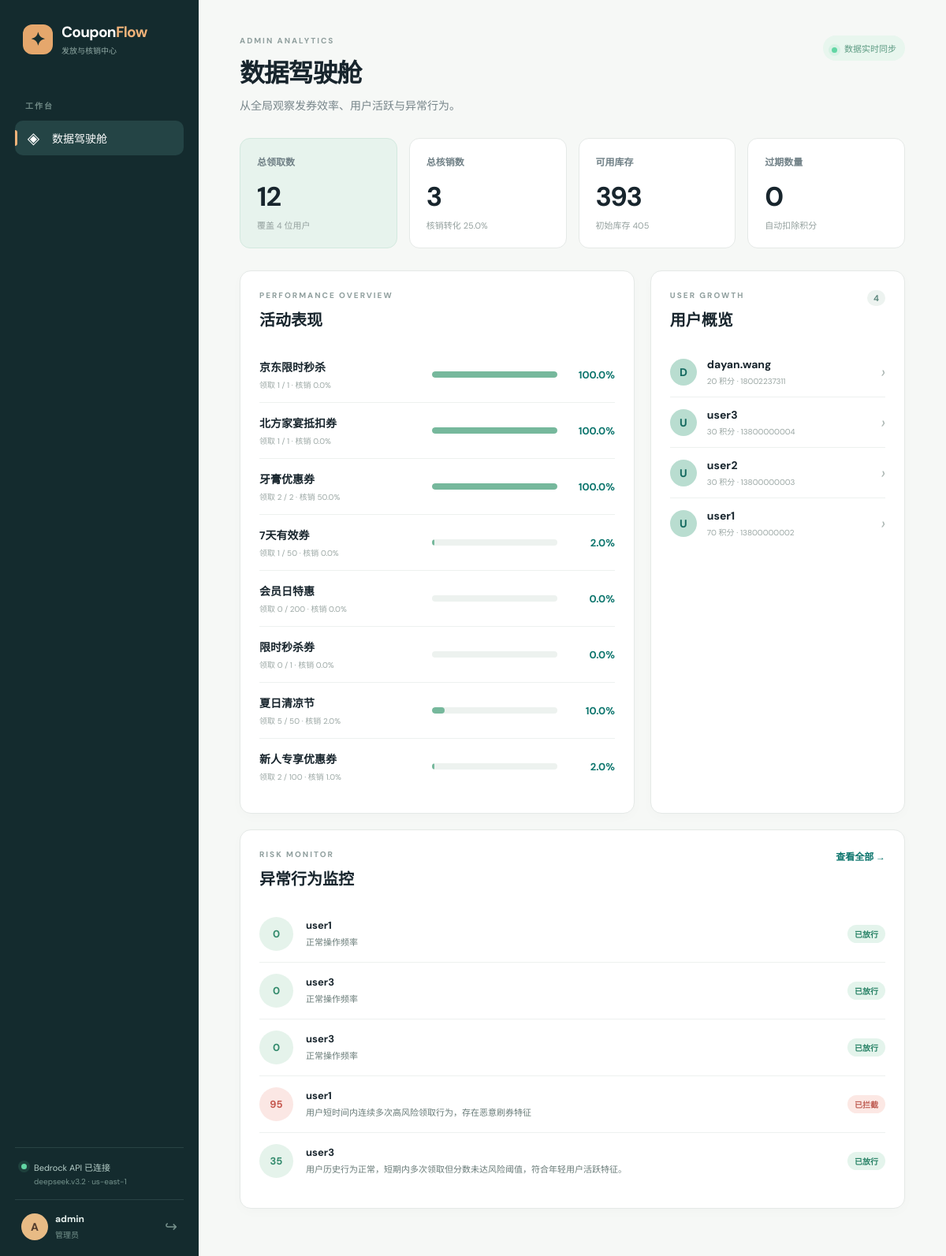
The app's page /admin/dashboard (signed in) with its own data.
### app/models.py (models this page shows, shortened)
class User(UserMixin, db.Model):
    __tablename__ = 'users'
    id = db.Column(db.Integer, primary_key=True)
    username = db.Column(db.String(80), unique=True, nullable=False, index=True)
    password_hash = db.Column(db.String(256), nullable=False)
    role = db.Column(db.String(20), nullable=False, default='user')  # operator, user, verifier, admin
    phone = db.Column(db.String(20), default='')
    age = db.Column(db.Integer, nullable=True)
    gender = db.Column(db.String(10), default='')
    hobbies = db.Column(db.String(200), default='')
    occupation = db.Column(db.String(100), default='')
    points = db.Column(db.Integer, default=0)
    last_login = db.Column(db.DateTime, default=datetime.now)
    created_at = db.Column(db.DateTime, default=datetime.now)
    coupons = db.relationship('Coupon', backref='owner', lazy='dynamic',
                              foreign_keys='Coupon.user_id')
    @property
    def password(self):
        raise AttributeError('password is not readable')

class Campaign(db.Model):
    __tablename__ = 'campaigns'
    id = db.Column(db.Integer, primary_key=True)
    name = db.Column(db.String(200), nullable=False)
    amount = db.Column(db.Float, nullable=False, default=0.0)
    stock = db.Column(db.Integer, nullable=False, default=0)
    initial_stock = db.Column(db.Integer, nullable=False, default=0)
    start_date = db.Column(db.DateTime, nullable=False)
    end_date = db.Column(db.DateTime, nullable=False)
    per_user_limit = db.Column(db.Integer, nullable=False, default=1)
    description = db.Column(db.Text, default='')
    status = db.Column(db.String(20), nullable=False, default='draft')  # draft, active, expired, cancelled
    is_scheduled = db.Column(db.Boolean, default=False)
    scheduled_time = db.Column(db.DateTime, nullable=True)
    coupon_validity_days = db.Column(db.Integer, nullable=True)  # days coupon is valid after claim; NULL = use campaign end_date
    created_by = db.Column(db.Integer, db.ForeignKey('users.id'), nullable=False)
    created_at = db.Column(db.DateTime, default=datetime.now)
    creator = db.relationship('User', backref='campaigns_created', foreign_keys=[created_by])
    coupons = db.relationship('Coupon', backref='campaign', lazy='dynamic')
    @property
    def claim_rate(self):
        if self.initial_stock == 0:
            return 0.0
        claimed = self.initial_stock - self.stock
        return round(claimed / self.initial_stock * 100, 1)
    @property
    def verify_rate(self):
        if self.initial_stock == 0:
            return 0.0
        verified = self.coupons.filter_by(status='verified').count()
        return round(verified / self.initial_stock * 100, 1)

class RiskLog(db.Model):
    __tablename__ = 'risk_logs'
    id = db.Column(db.Integer, primary_key=True)
    user_id = db.Column(db.Integer, db.ForeignKey('users.id'), nullable=False)
    action = db.Column(db.String(50), nullable=False)
    risk_score = db.Column(db.Float, default=0.0)
    decision = db.Column(db.String(20), nullable=False, default='allow')  # allow, block, review
    reason = db.Column(db.Text, default='')
    created_at = db.Column(db.DateTime, default=datetime.now)
    user = db.relationship('User', backref='risk_logs', foreign_keys=[user_id])

### app/admin_bp.py (the view)
@admin_bp.route('/dashboard')
def dashboard():
    campaigns = Campaign.query.order_by(Campaign.created_at.desc()).all()
    users = User.query.filter_by(role='user').order_by(User.created_at.desc()).all()
    risk_logs = RiskLog.query.order_by(RiskLog.created_at.desc()).limit(12).all()
    total_claimed = Coupon.query.count()
    total_verified = Coupon.query.filter_by(status='verified').count()
    total_expired = Coupon.query.filter_by(status='expired').count()
    total_stock = sum(c.stock for c in campaigns)
    initial_stock = sum(c.initial_stock for c in campaigns)
    return render_template(
        'admin/dashboard.html',
        campaigns=campaigns,
        users=users,
        risk_logs=risk_logs,
        total_claimed=total_claimed,
        total_verified=total_verified,
        total_expired=total_expired,
        total_stock=total_stock,
        initial_stock=initial_stock,
    )

### app/__init__.py (called while the page is built)
@login_manager.user_loader
def load_user(user_id):
    from app.models import User
    return User.query.get(int(user_id))

### app/admin_bp.py (called while the page is built)
@admin_bp.before_request
@login_required
@admin_required
def before_request():
    pass

### app/ai_service.py (called while the page is built, shortened)
    @property
    def status(self) -> dict:
        if self.api_key:
            return {
                'mode': 'bedrock_api',
                'label': 'Bedrock API',
                'connected': True,
                'model': self.model_id,
                'region': self.region,
            }

### templates/admin/dashboard.html
{% extends 'base.html' %}{% block title %}数据驾驶舱 · CouponFlow{% endblock %}{% block content %}<header class="page-top"><div><p class="kicker">ADMIN ANALYTICS</p><h1>数据驾驶舱</h1><p>从全局观察发券效率、用户活跃与异常行为。</p></div><span class="scanner-status"><i></i>数据实时同步</span></header><section class="metric-grid"><article class="metric-card accent-card"><small>总领取数</small><strong>{{ total_claimed }}</strong><em>覆盖 {{ users|length }} 位用户</em></article><article class="metric-card"><small>总核销数</small><strong>{{ total_verified }}</strong><em>核销转化 {{ '%.1f'|format(total_verified / total_claimed * 100 if total_claimed else 0) }}%</em></article><article class="metric-card"><small>可用库存</small><strong>{{ total_stock }}</strong><em>初始库存 {{ initial_stock }}</em></article><article class="metric-card"><small>过期数量</small><strong>{{ total_expired }}</strong><em>自动扣除积分</em></article></section><section class="content-grid two-thirds"><div class="panel"><div class="panel-heading"><div><p class="kicker">PERFORMANCE OVERVIEW</p><h2>活动表现</h2></div></div><div class="admin-campaigns">{% for c in campaigns %}<div class="admin-campaign"><div><strong>{{ c.name }}</strong><small>领取 {{ c.initial_stock - c.stock }} / {{ c.initial_stock }} · 核销 {{ c.verify_rate }}%</small></div><div class="admin-bar"><i style="width:{{ c.claim_rate }}%"></i></div><b>{{ c.claim_rate }}%</b></div>{% endfor %}</div></div><div class="panel"><div class="panel-heading"><div><p class="kicker">USER GROWTH</p><h2>用户概览</h2></div><span class="count-chip">{{ users|length }}</span></div><div class="user-list">{% for user in users[:6] %}<div class="user-row"><span class="avatar avatar-user">{{ user.username[:1].upper() }}</span><span><strong>{{ user.username }}</strong><small>{{ user.points }} 积分 · {{ user.phone or '未绑定手机' }}</small></span><i>›</i></div>{% endfor %}</div></div></section><section class="panel"><div class="panel-heading"><div><p class="kicker">RISK MONITOR</p><h2>异常行为监控</h2></div><a class="text-link" href="{{ url_for('operator.risk_logs') }}">查看全部 →</a></div><div class="risk-list compact">{% for log in risk_logs[:5] %}<div class="risk-row"><div class="risk-score score-{{ log.decision }}"><strong>{{ '%.0f'|format(log.risk_score * 100) }}</strong></div><div class="risk-main"><strong>{{ log.user.username }}</strong><p>{{ log.reason }}</p></div><span class="status status-{{ log.decision }}">{{ {'allow':'已放行','block':'已拦截','review':'待审核'}[log.decision] }}</span></div>{% else %}<p class="muted">暂无风控记录，系统运行平稳。</p>{% endfor %}</div></section>{% endblock %}

### templates/base.html (shortened to what this page needs)
<!doctype html>
<html lang="zh-CN">
<head>
  <link rel="stylesheet" href="{{ url_for('static', filename='css/style.css') }}">
</head>
<body>
  <div class="app-shell">
    <aside class="sidebar">
      <a class="brand" href="{{ url_for('auth.index') }}">
        <span class="brand-mark">✦</span>
        <span><strong>Coupon<span>Flow</span></strong><small>发放与核销中心</small></span>
      </a>
      {% if current_user.is_authenticated %}
      <div class="side-label">工作台</div>
      <nav class="side-nav">
        {% if current_user.role == 'operator' %}
          <a href="{{ url_for('operator.dashboard') }}" class="{% if request.endpoint == 'operator.dashboard' %}active{% endif %}"><span>▦</span>活动总览</a>
          <a href="{{ url_for('operator.risk_logs') }}" class="{% if request.endpoint == 'operator.risk_logs' %}active{% endif %}"><span>⌁</span>风控审核{% if pending_risks is defined and pending_risks %}<b class="nav-badge">{{ pending_risks }}</b>{% endif %}</a>
          <a href="{{ url_for('operator.notifications') }}" class="{% if request.endpoint == 'operator.notifications' %}active{% endif %}"><span>◌</span>广播通知</a>
        {% elif current_user.role == 'verifier' %}
          <a href="{{ url_for('verifier.dashboard') }}" class="{% if request.endpoint == 'verifier.dashboard' %}active{% endif %}"><span>⌕</span>现场核销</a>
          <a href="{{ url_for('verifier.history') }}" class="{% if request.endpoint == 'verifier.history' %}active{% endif %}"><span>◷</span>核销记录</a>
        {% elif current_user.role == 'admin' %}
          <a href="{{ url_for('admin_bp.dashboard') }}" class="{% if request.endpoint == 'admin_bp.dashboard' %}active{% endif %}"><span>◈</span>数据驾驶舱</a>
        {% endif %}
      </nav>
      <div class="sidebar-bottom">
        <div class="local-status"><i class="status-dot {{ 'connected' if ai_status.connected else 'fallback' }}"></i><span>{% if ai_status.connected %}{{ ai_status.label }} 已连接<small>{{ ai_status.model }} · {{ ai_status.region }}</small>{% else %}本地服务运行中<small>AI 规则降级已启用</small>{% endif %}</span></div>
        <div class="profile-mini"><span class="avatar">{{ current_user.username[:1].upper() }}</span><span><strong>{{ current_user.username }}</strong><small>{{ {'operator':'运营人员','user':'普通用户','verifier':'核销人员','admin':'管理员'}[current_user.role] }}</small></span><a href="{{ url_for('auth.logout') }}" title="退出登录">↪</a></div>
      </div>
      {% endif %}
    </aside>
    <main class="main-content">
      {% block content %}{% endblock %}
    </main>
  </div>
</body>
</html>

### records on screen
User: username "A", username "admin", role "管理员"
Campaign: name "京东限时秒杀", c.initial_stock-c.stock "1", initial_stock "1", verify_rate "0.0", claim_rate "100.0"
Campaign: name "北方家宴抵扣券", c.initial_stock-c.stock "1", initial_stock "1", verify_rate "0.0", claim_rate "100.0"
Campaign: name "牙膏优惠券", c.initial_stock-c.stock "2", initial_stock "2", verify_rate "50.0", claim_rate "100.0"
Campaign: name "7天有效券", c.initial_stock-c.stock "1", initial_stock "50", verify_rate "0.0", claim_rate "2.0"
Campaign: name "会员日特惠", c.initial_stock-c.stock "0", initial_stock "200", verify_rate "0.0", claim_rate "0.0"
Campaign: name "限时秒杀券", c.initial_stock-c.stock "0", initial_stock "1", verify_rate "0.0", claim_rate "0.0"
Campaign: name "夏日清凉节", c.initial_stock-c.stock "5", initial_stock "50", verify_rate "2.0", claim_rate "10.0"
Campaign: name "新人专享优惠券", c.initial_stock-c.stock "2", initial_stock "100", verify_rate "1.0", claim_rate "2.0"
User: username "D", username "dayan.wang", points "20", phone "18002237311"
User: username "U", username "user3", points "30", phone "13800000004"
User: username "U", username "user2", points "30", phone "13800000003"
User: username "U", username "user1", points "70", phone "13800000002"
RiskLog: log.risk_score*100 "0", user.username "user1", reason "正常操作频率", decision "已放行"
RiskLog: log.risk_score*100 "0", user.username "user3", reason "正常操作频率", decision "已放行"
RiskLog: log.risk_score*100 "0", user.username "user3", reason "正常操作频率", decision "已放行"
RiskLog: log.risk_score*100 "95", user.username "user1", reason "用户短时间内连续多次高风险领取行为，存在恶意刷券特征", decision "已拦截"
RiskLog: log.risk_score*100 "35", user.username "user3", reason "用户历史行为正常，短期内多次领取但分数未达风险阈值，符合年轻用户活跃特征。", decision "已放行"

### other values on screen
{{ ai_status.label }} "Bedrock API"
{{ ai_status.model }} "deepseek.v3.2"
{{ ai_status.region }} "us-east-1"
{{ total_claimed }} "12"
{{ users|length }} "4"
{{ total_verified }} "3"
{{ total_stock }} "393"
{{ initial_stock }} "405"
{{ total_expired }} "0"
